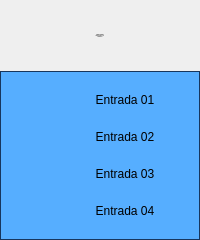
<?xml version="1.0" encoding="UTF-8"?>
<ui version="4.0">
 <class>Form</class>
 <widget class="QWidget" name="Form">
  <property name="geometry">
   <rect>
    <x>0</x>
    <y>0</y>
    <width>200</width>
    <height>240</height>
   </rect>
  </property>
  <property name="minimumSize">
   <size>
    <width>200</width>
    <height>240</height>
   </size>
  </property>
  <property name="maximumSize">
   <size>
    <width>200</width>
    <height>240</height>
   </size>
  </property>
  <property name="windowTitle">
   <string>Cartão 5069-IY4 07 Remota 02</string>
  </property>
  <layout class="QVBoxLayout" name="verticalLayout">
   <property name="spacing">
    <number>0</number>
   </property>
   <property name="leftMargin">
    <number>0</number>
   </property>
   <property name="topMargin">
    <number>0</number>
   </property>
   <property name="rightMargin">
    <number>0</number>
   </property>
   <property name="bottomMargin">
    <number>0</number>
   </property>
   <item>
    <layout class="QVBoxLayout" name="verticalLayout_2">
     <property name="spacing">
      <number>0</number>
     </property>
     <item>
      <widget class="PyDMLabel" name="PyDMLabel_2">
       <property name="maximumSize">
        <size>
         <width>16777215</width>
         <height>71</height>
        </size>
       </property>
       <property name="font">
        <font>
         <pointsize>-1</pointsize>
        </font>
       </property>
       <property name="toolTip">
        <string/>
       </property>
       <property name="styleSheet">
        <string notr="true">PyDMLabel {
 qproperty-alignment: AlignCenter;
 border: 1px solid #FF17365D;
 background-color: #FF17365D;
 color: rgb(255, 255, 255);
 min-height: 65px;
 max-height: 65px;
 font-size: 14px;
}</string>
       </property>
       <property name="text">
        <string>Falhas Hardware
Cartão 5069-IY4 07
Remota 02</string>
       </property>
       <property name="alignment">
        <set>Qt::AlignCenter</set>
       </property>
      </widget>
     </item>
     <item>
      <widget class="QFrame" name="frame">
       <property name="styleSheet">
        <string notr="true">QFrame#frame{
     border: 1px solid #FF17365D;
	 background-color: #56aeff;
}

PyDMByteIndicator {
  min-height: 1.50em;
  max-height: 1.50em;
  min-width: 1.50em;
}</string>
       </property>
       <property name="frameShape">
        <enum>QFrame::StyledPanel</enum>
       </property>
       <property name="frameShadow">
        <enum>QFrame::Raised</enum>
       </property>
       <layout class="QVBoxLayout" name="verticalLayout_3">
        <property name="spacing">
         <number>0</number>
        </property>
        <property name="leftMargin">
         <number>0</number>
        </property>
        <property name="topMargin">
         <number>0</number>
        </property>
        <property name="rightMargin">
         <number>0</number>
        </property>
        <property name="bottomMargin">
         <number>0</number>
        </property>
        <item>
         <layout class="QGridLayout" name="gridLayout">
          <property name="leftMargin">
           <number>5</number>
          </property>
          <property name="topMargin">
           <number>5</number>
          </property>
          <property name="rightMargin">
           <number>5</number>
          </property>
          <property name="bottomMargin">
           <number>5</number>
          </property>
          <property name="horizontalSpacing">
           <number>5</number>
          </property>
          <property name="verticalSpacing">
           <number>10</number>
          </property>
          <item row="3" column="0">
           <widget class="PyDMByteIndicator" name="PyDMByteIndicator_3">
            <property name="sizePolicy">
             <sizepolicy hsizetype="Fixed" vsizetype="Fixed">
              <horstretch>0</horstretch>
              <verstretch>0</verstretch>
             </sizepolicy>
            </property>
            <property name="minimumSize">
             <size>
              <width>27</width>
              <height>27</height>
             </size>
            </property>
            <property name="maximumSize">
             <size>
              <width>30</width>
              <height>27</height>
             </size>
            </property>
            <property name="toolTip">
             <string/>
            </property>
            <property name="channel" stdset="0">
             <string>ca://RA-RaSIA02:RF-IntlkComp-2:InAng19-Mon.VAL</string>
            </property>
            <property name="onColor" stdset="0">
             <color>
              <red>255</red>
              <green>0</green>
              <blue>0</blue>
             </color>
            </property>
            <property name="offColor" stdset="0">
             <color>
              <red>0</red>
              <green>255</green>
              <blue>0</blue>
             </color>
            </property>
            <property name="showLabels" stdset="0">
             <bool>false</bool>
            </property>
            <property name="circles" stdset="0">
             <bool>true</bool>
            </property>
           </widget>
          </item>
          <item row="0" column="1">
           <widget class="PyDMLabel" name="PyDMLabel">
            <property name="sizePolicy">
             <sizepolicy hsizetype="Fixed" vsizetype="Fixed">
              <horstretch>0</horstretch>
              <verstretch>0</verstretch>
             </sizepolicy>
            </property>
            <property name="minimumSize">
             <size>
              <width>100</width>
              <height>25</height>
             </size>
            </property>
            <property name="maximumSize">
             <size>
              <width>100</width>
              <height>25</height>
             </size>
            </property>
            <property name="toolTip">
             <string/>
            </property>
            <property name="text">
             <string>Entrada 01</string>
            </property>
            <property name="alignment">
             <set>Qt::AlignCenter</set>
            </property>
            <property name="channel" stdset="0">
             <string/>
            </property>
           </widget>
          </item>
          <item row="0" column="0">
           <widget class="PyDMByteIndicator" name="PyDMByteIndicator">
            <property name="sizePolicy">
             <sizepolicy hsizetype="Fixed" vsizetype="Fixed">
              <horstretch>0</horstretch>
              <verstretch>0</verstretch>
             </sizepolicy>
            </property>
            <property name="minimumSize">
             <size>
              <width>27</width>
              <height>27</height>
             </size>
            </property>
            <property name="maximumSize">
             <size>
              <width>30</width>
              <height>27</height>
             </size>
            </property>
            <property name="toolTip">
             <string/>
            </property>
            <property name="channel" stdset="0">
             <string>ca://RA-RaSIA02:RF-IntlkComp-2:InAng16-Mon.VAL</string>
            </property>
            <property name="onColor" stdset="0">
             <color>
              <red>255</red>
              <green>0</green>
              <blue>0</blue>
             </color>
            </property>
            <property name="offColor" stdset="0">
             <color>
              <red>0</red>
              <green>255</green>
              <blue>0</blue>
             </color>
            </property>
            <property name="showLabels" stdset="0">
             <bool>false</bool>
            </property>
            <property name="circles" stdset="0">
             <bool>true</bool>
            </property>
           </widget>
          </item>
          <item row="2" column="0">
           <widget class="PyDMByteIndicator" name="PyDMByteIndicator_2">
            <property name="sizePolicy">
             <sizepolicy hsizetype="Fixed" vsizetype="Fixed">
              <horstretch>0</horstretch>
              <verstretch>0</verstretch>
             </sizepolicy>
            </property>
            <property name="minimumSize">
             <size>
              <width>27</width>
              <height>27</height>
             </size>
            </property>
            <property name="maximumSize">
             <size>
              <width>30</width>
              <height>27</height>
             </size>
            </property>
            <property name="toolTip">
             <string/>
            </property>
            <property name="channel" stdset="0">
             <string>ca://RA-RaSIA02:RF-IntlkComp-2:InAng18-Mon.VAL</string>
            </property>
            <property name="onColor" stdset="0">
             <color>
              <red>255</red>
              <green>0</green>
              <blue>0</blue>
             </color>
            </property>
            <property name="offColor" stdset="0">
             <color>
              <red>0</red>
              <green>255</green>
              <blue>0</blue>
             </color>
            </property>
            <property name="showLabels" stdset="0">
             <bool>false</bool>
            </property>
            <property name="circles" stdset="0">
             <bool>true</bool>
            </property>
           </widget>
          </item>
          <item row="1" column="1">
           <widget class="PyDMLabel" name="PyDMLabel_3">
            <property name="sizePolicy">
             <sizepolicy hsizetype="Fixed" vsizetype="Fixed">
              <horstretch>0</horstretch>
              <verstretch>0</verstretch>
             </sizepolicy>
            </property>
            <property name="minimumSize">
             <size>
              <width>100</width>
              <height>25</height>
             </size>
            </property>
            <property name="maximumSize">
             <size>
              <width>100</width>
              <height>25</height>
             </size>
            </property>
            <property name="toolTip">
             <string/>
            </property>
            <property name="text">
             <string>Entrada 02</string>
            </property>
            <property name="alignment">
             <set>Qt::AlignCenter</set>
            </property>
           </widget>
          </item>
          <item row="2" column="1">
           <widget class="PyDMLabel" name="PyDMLabel_4">
            <property name="sizePolicy">
             <sizepolicy hsizetype="Fixed" vsizetype="Fixed">
              <horstretch>0</horstretch>
              <verstretch>0</verstretch>
             </sizepolicy>
            </property>
            <property name="minimumSize">
             <size>
              <width>100</width>
              <height>25</height>
             </size>
            </property>
            <property name="maximumSize">
             <size>
              <width>100</width>
              <height>25</height>
             </size>
            </property>
            <property name="toolTip">
             <string/>
            </property>
            <property name="text">
             <string>Entrada 03</string>
            </property>
            <property name="alignment">
             <set>Qt::AlignCenter</set>
            </property>
           </widget>
          </item>
          <item row="3" column="1">
           <widget class="PyDMLabel" name="PyDMLabel_5">
            <property name="sizePolicy">
             <sizepolicy hsizetype="Fixed" vsizetype="Fixed">
              <horstretch>0</horstretch>
              <verstretch>0</verstretch>
             </sizepolicy>
            </property>
            <property name="minimumSize">
             <size>
              <width>100</width>
              <height>25</height>
             </size>
            </property>
            <property name="maximumSize">
             <size>
              <width>100</width>
              <height>25</height>
             </size>
            </property>
            <property name="toolTip">
             <string/>
            </property>
            <property name="text">
             <string>Entrada 04</string>
            </property>
            <property name="alignment">
             <set>Qt::AlignCenter</set>
            </property>
           </widget>
          </item>
          <item row="1" column="0">
           <widget class="PyDMByteIndicator" name="PyDMByteIndicator_4">
            <property name="sizePolicy">
             <sizepolicy hsizetype="Fixed" vsizetype="Fixed">
              <horstretch>0</horstretch>
              <verstretch>0</verstretch>
             </sizepolicy>
            </property>
            <property name="minimumSize">
             <size>
              <width>27</width>
              <height>27</height>
             </size>
            </property>
            <property name="maximumSize">
             <size>
              <width>30</width>
              <height>27</height>
             </size>
            </property>
            <property name="toolTip">
             <string/>
            </property>
            <property name="channel" stdset="0">
             <string>ca://RA-RaSIA02:RF-IntlkComp-2:InAng17-Mon.VAL</string>
            </property>
            <property name="onColor" stdset="0">
             <color>
              <red>255</red>
              <green>0</green>
              <blue>0</blue>
             </color>
            </property>
            <property name="offColor" stdset="0">
             <color>
              <red>0</red>
              <green>255</green>
              <blue>0</blue>
             </color>
            </property>
            <property name="showLabels" stdset="0">
             <bool>false</bool>
            </property>
            <property name="circles" stdset="0">
             <bool>true</bool>
            </property>
           </widget>
          </item>
         </layout>
        </item>
       </layout>
      </widget>
     </item>
    </layout>
   </item>
  </layout>
 </widget>
 <customwidgets>
  <customwidget>
   <class>PyDMLabel</class>
   <extends>QLabel</extends>
   <header>pydm.widgets.label</header>
  </customwidget>
  <customwidget>
   <class>PyDMByteIndicator</class>
   <extends>QWidget</extends>
   <header>pydm.widgets.byte</header>
  </customwidget>
 </customwidgets>
 <resources/>
 <connections/>
</ui>
